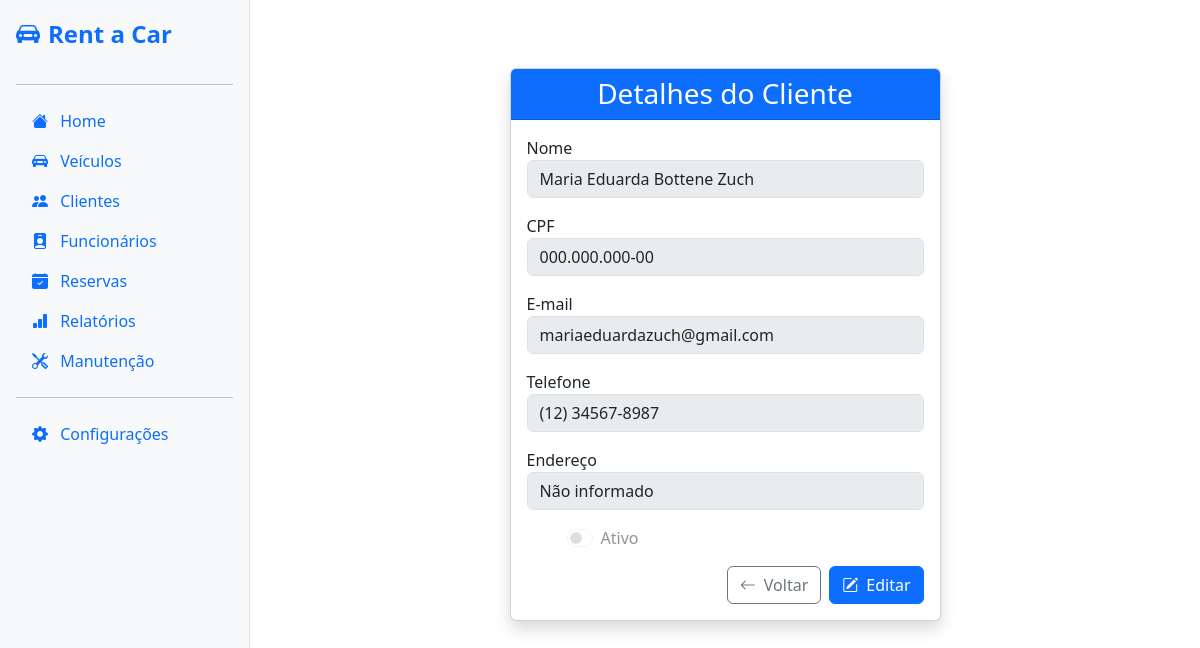
/client/40/, run on the app's committed database.
### client/models.py (models this page shows, shortened)
class Client(models.Model):
    name = models.CharField(max_length=255, verbose_name="Nome")
    cpf = models.CharField(max_length=11, unique=True, verbose_name="CPF")
    email = models.EmailField(verbose_name="E-mail")
    address = models.TextField(blank=True, null=True, verbose_name="Endereço")
    phone = models.CharField(max_length=11, verbose_name="Telefone")
    active = models.BooleanField(default=True, verbose_name="Ativo")
    class Meta:
        verbose_name = "Cliente"
        verbose_name_plural = "Clientes"
    @property
    def cpf_formatado(self):
        cpf = self.cpf
        return f"{cpf[:3]}.{cpf[3:6]}.{cpf[6:9]}-{cpf[9:]}"
    @property
    def phone_formatado(self):
        if len(self.phone) == 11:
            ddd = self.phone[:2]
            parte1 = self.phone[2:7]
            parte2 = self.phone[7:]
            return f"({ddd}) {parte1}-{parte2}"
        return self.phone  # se não tiver 11 dígitos, retorna como está

### client/views.py (the view)
# urls.py: path('<int:id>/', views.client_detail, name='client_detail'),
def client_detail(request, id):
    client = get_object_or_404(Client, id=id)
    active_reservations = client.reservations.filter(status='active')
    has_active_reservations = active_reservations.exists()
    return render(request, 'clients/detail.html', {
        'client': client,
        'active_reservations': active_reservations,
        'has_active_reservations': has_active_reservations,
    })

### client/templates/clients/detail.html (shortened to what this page needs)
{% extends "base/base.html" %}
{% block content %}
<div class="container mt-5">
  <div class="row justify-content-center">
    <div class="col-md-8 col-lg-6">
      <div class="card shadow">
        <div class="card-header bg-primary text-white text-center">
          <h3 class="mb-0">Detalhes do Cliente</h3>
        </div>
        <div class="card-body">
          <form>
            <div class="mb-3">
              <label for="id_name">Nome</label>
              <input type="text" id="id_name" class="form-control" value="{{ client.name|title }}" disabled>
            </div>
            <div class="mb-3">
              <label for="id_cpf">CPF</label>
              <input type="text" id="id_cpf" class="form-control" value="{{ client.cpf_formatado }}" disabled>
            </div>
            <div class="mb-3">
              <label for="id_email">E-mail</label>
              <input type="email" id="id_email" class="form-control" value="{{ client.email }}" disabled>
            </div>
            <div class="mb-3">
              <label for="id_phone">Telefone</label>
              <input type="text" id="id_phone" class="form-control" value="{{ client.phone_formatado }}" disabled>
            </div>
            <div class="mb-3">
              <label for="id_address">Endereço</label>
              <textarea id="id_address" class="form-control" rows="3" disabled>{{ client.address|default:"Não informado" }}</textarea>
            </div>
            <div class="form-check form-switch mb-3">
              <input class="form-check-input" type="checkbox" id="id_active" {% if client.active %}checked{% endif %} disabled>
              <label class="form-check-label" for="id_active">Ativo</label>
            </div>
            <div class="d-flex justify-content-end gap-2 mt-3">
              <a href="{% url 'client_list' %}" class="btn btn-outline-secondary d-flex align-items-center">
                <i class="bi bi-arrow-left me-2"></i> Voltar
              </a>
              <a href="{% url 'client_update' client.id %}" class="btn btn-primary d-flex align-items-center">
                <i class="bi bi-pencil-square me-2"></i> Editar
              </a>
            </div>
          </form>
        </div>
      </div>
    </div>
  </div>
</div>
{% endblock %}

### client/templates/clients/detail.html (style rules this page uses)
input, textarea, select { width: 100%; padding: 8px 12px; border: 1px solid #d1d5db; border-radius: 8px; background-color: #fff; font-size: 1rem; box-sizing: border-box; transition: border-color 0.3s ease; }
textarea { height: 38px; resize: none; padding: 8px 12px; border: 1px solid #d1d5db; border-radius: 8px; background-color: #fff; font-size: 1rem; box-sizing: border-box; transition: border-color 0.3s ease; }
.form-check { display: flex; align-items: center; gap: 8px; margin-top: 8px; }
.form-check input[type="checkbox"] { width: auto; margin: 0; }

### data on the page
Client: name "Maria Eduarda Bottene Zuch", cpf_formatado "000.000.000-00", email "mariaeduardazuch@gmail.com", phone_formatado "(12) 34567-8987", address "Não informado"
